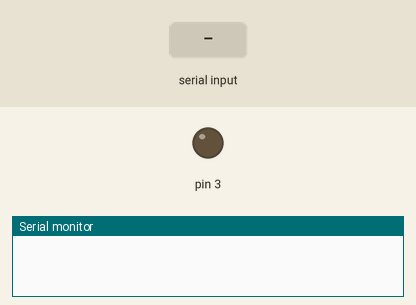
The sketch below on a simulated Arduino Uno, built with avr-gcc and run on an emulated ATmega328P. Shown: output pins drawn as LEDs (lit = HIGH), the last lines printed to the serial monitor. Inputs (shaded band) come from the test bench.

Above: at 1.2 s.
1.3 s: "1" received over Serial
At 1.6 s:
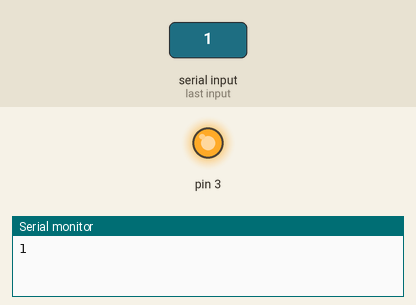
2.8 s: "0" received over Serial
At 4.0 s:
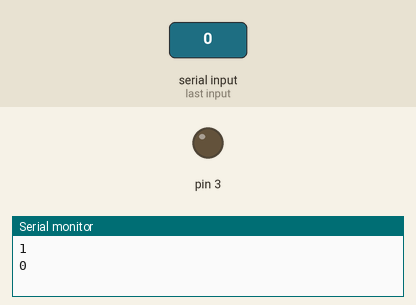
Timing chart, 0 to 5.8 s (numbered marks = the images above; inputs shaded):
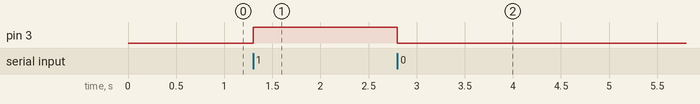

The sketch:

BluetoothExample.ino
```cpp
int dataAvailable=0;

void setup() {
  pinMode(3, OUTPUT);
  Serial.begin(38400); // Default comm rate of the Bluetooth HC05 module
}
void loop() {

  if(Serial.available() > 0) // Checks whether data is comming from the serial port
  {
    dataAvailable = Serial.read(); // Reads the data from the serial port
  }

 if (dataAvailable == '0')
  {
    digitalWrite(3, LOW);
    Serial.println("0"); // Communicate back to the phone
    dataAvailable = 0;
  }

 else if (dataAvailable == '1')
  {
    digitalWrite(3, HIGH);
    Serial.println("1");;
    dataAvailable = 0;
  }
}
```

Measured:
- after the input at 1.3 s, pin 3: LOW → HIGH at once
- after the input at 2.8 s, pin 3: HIGH → LOW at once
